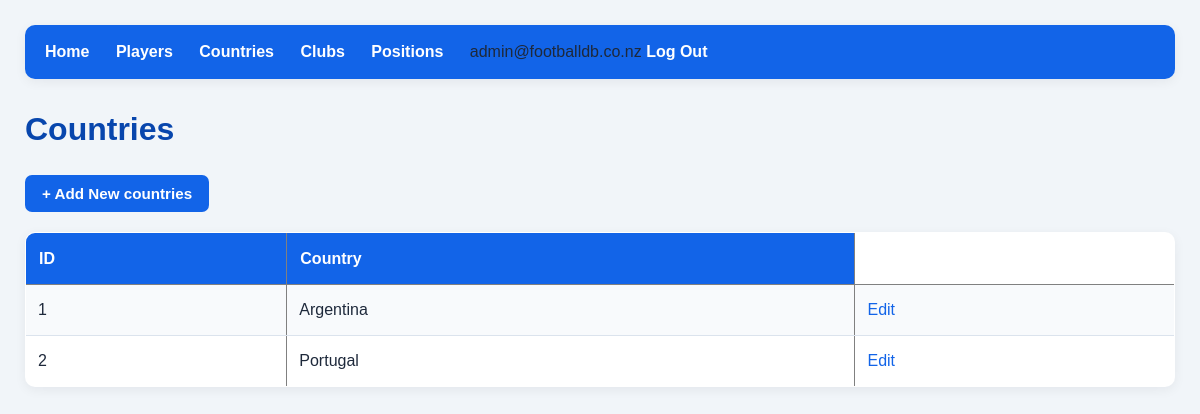
Screenshot of /countries (signed in) with the database file from the repository.
### tables this page shows
CREATE TABLE "countries"
(
    ID          integer
        constraint Country_pk
            primary key autoincrement,
    CountryName varchar not null
);

### app.py (the view)
@app.route("/countries")
@admin_required
def countries():
    conn = get_db()
    rows = conn.execute(
        "SELECT * FROM countries ORDER BY CountryName"
    ).fetchall()
    conn.close()
    return render_template("countries.html", countries=rows)

### app.py (called while the page is built)
def get_db():
    conn = sqlite3.connect("players.db")
    conn.row_factory = sqlite3.Row
    return conn

def admin_required(route_function):
    @wraps(route_function)
    def wrapper(*args, **kwargs):
        if "user_id" not in session:
            flash("Please log in first.")
            return redirect(url_for("login"))
        if session.get("role") != "admin":
            flash("You do not have permission to access that page.")
            return redirect(url_for("players"))
        return route_function(*args, **kwargs)
    return wrapper

### templates/countries.html (shortened to what this page needs)
<!DOCTYPE html>
<html>
<head>
    <link rel="stylesheet" href="{{ url_for('static', filename='style.css') }}">
</head>
<body>
<nav>
    <a href="{{ url_for('home') }}">Home</a>
    {% if session.get('user_id') %}
        <a href="{{ url_for('players') }}">Players</a>
        {% if session.get('role') == 'admin' %}
            <a href="{{ url_for('countries') }}">Countries</a>
            <a href="{{ url_for('clubs') }}">Clubs</a>
            <a href="{{ url_for('positions') }}">Positions</a>
        {% endif %}
        <span class="nav-user">
            {{ session.get('email') }}
        </span>
        <a href="{{ url_for('logout') }}">Log Out</a>
    {% else %}
        <a href="{{ url_for('login') }}">Log In</a>
        <a href="{{ url_for('signup') }}">Sign Up</a>
    {% endif %}
</nav>
<h1>Countries</h1>
<a href="{{ url_for('add_country') }}">
    <button type="button">+ Add New countries</button>
</a>
<table border="1">
    <tr>
        <th>ID</th>
        <th>Country</th>
    {% for country in countries %}
    <tr>
        <td>{{ country['ID'] }}</td>
        <td>{{ country['CountryName'] }}</td>
            <td>
                <a href="{{ url_for('edit_country', country_id=country['ID']) }}">
                    Edit
                </a>
            </td>
    </tr>
    {% endfor %}
</table>
</body>
</html>

### static/style.css (style rules this page uses)
:root { --primary: #1264e8; --primary-dark: #0846ad; --secondary: #64748b; --success: #16a34a; --danger: #dc2626; --background: #f1f5f9; --surface: #ffffff; --text: #1e293b; --muted: #64748b; --border: #dbe3ed; --radius: 10px; --shadow: 0 3px 12px rgba(15, 23, 42, 0.06); }
* { box-sizing: border-box; }
body { margin: 0; padding: 25px; font-family: Arial, Helvetica, sans-serif; font-size: 16px; line-height: 1.6; background: var(--background); color: var(--text); }
body > h1, body > h2, body > h3, body > p, body > ul, body > form, body > table, body > nav, body > hr, body > a, body > div { max-width: 1200px; }
body > h1, body > h2, body > h3, body > p, body > ul, body > form, body > table, body > nav, body > hr, body > a, body > div { margin-left: auto; margin-right: auto; }
h1 { color: var(--primary-dark); font-size: 2rem; margin-top: 10px; margin-bottom: 20px; }
nav { background: var(--primary); padding: 14px 20px; border-radius: var(--radius); margin-bottom: 25px; box-shadow: var(--shadow); }
nav a { color: white; text-decoration: none; font-weight: bold; margin-right: 22px; display: inline-block; }
a { color: var(--primary); text-decoration: none; }
button, input[type="submit"] { display: inline-block; padding: 10px 17px; border: none; border-radius: 7px; background: var(--primary); color: white; font-size: 0.95rem; font-weight: bold; cursor: pointer; transition: background 0.2s ease; }
table { width: 100%; border-collapse: collapse; background: var(--surface); border-radius: var(--radius); box-shadow: var(--shadow); margin-top: 20px; margin-bottom: 25px; overflow: hidden; }
th { background: var(--primary); color: white; font-weight: bold; text-align: left; padding: 13px; white-space: nowrap; }
td { padding: 12px; border-bottom: 1px solid var(--border); vertical-align: middle; }
tr:nth-child(even) { background: #f8fafc; }

### rows the page displays
countries: ID "1", CountryName "Argentina"
countries: ID "2", CountryName "Portugal"

### other values shown
{{ session.get('email') }} "admin@footballdb.co.nz"
